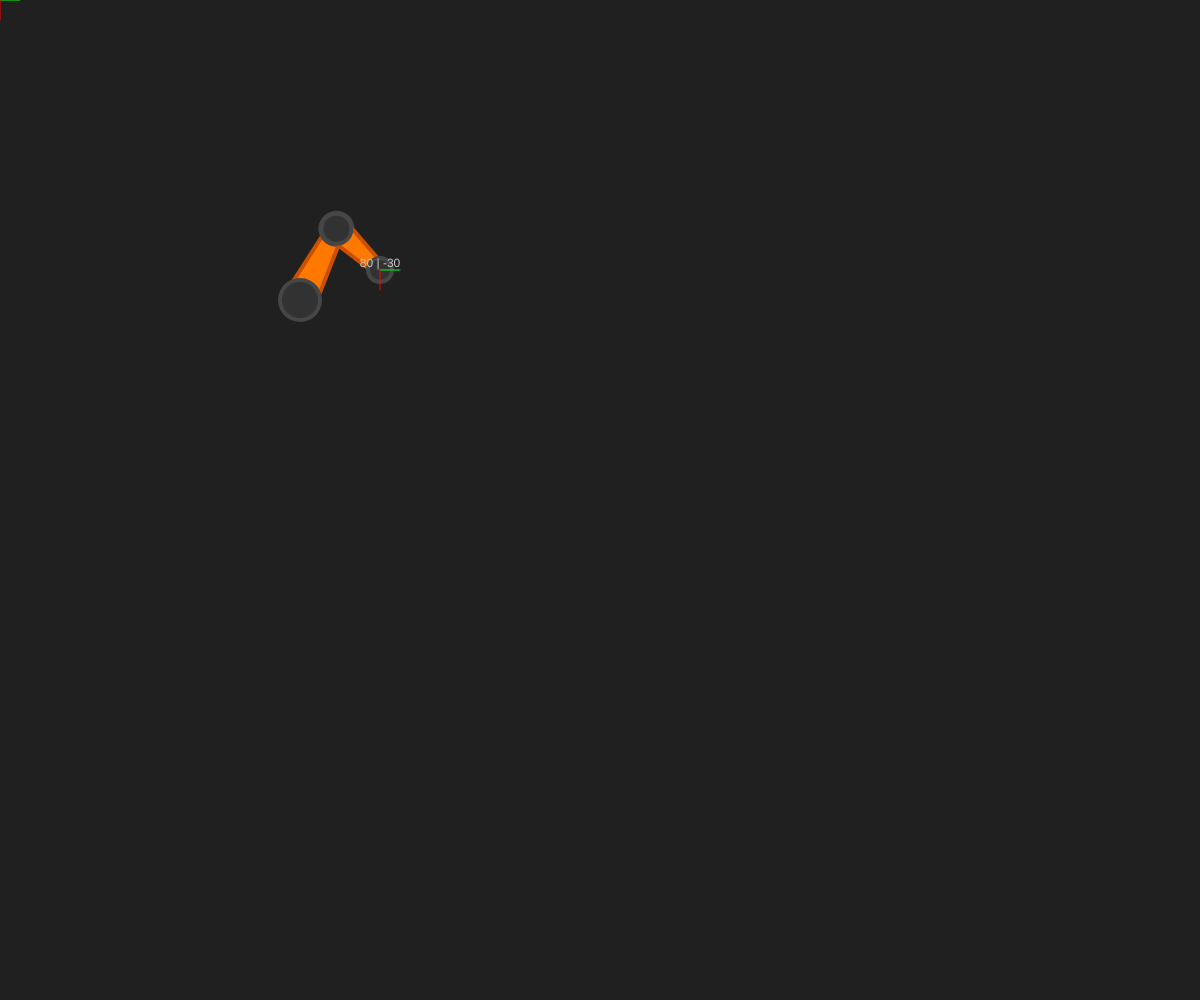
Frame 1 (no input)
Frame 60 (no input): identical to frame 1, image omitted
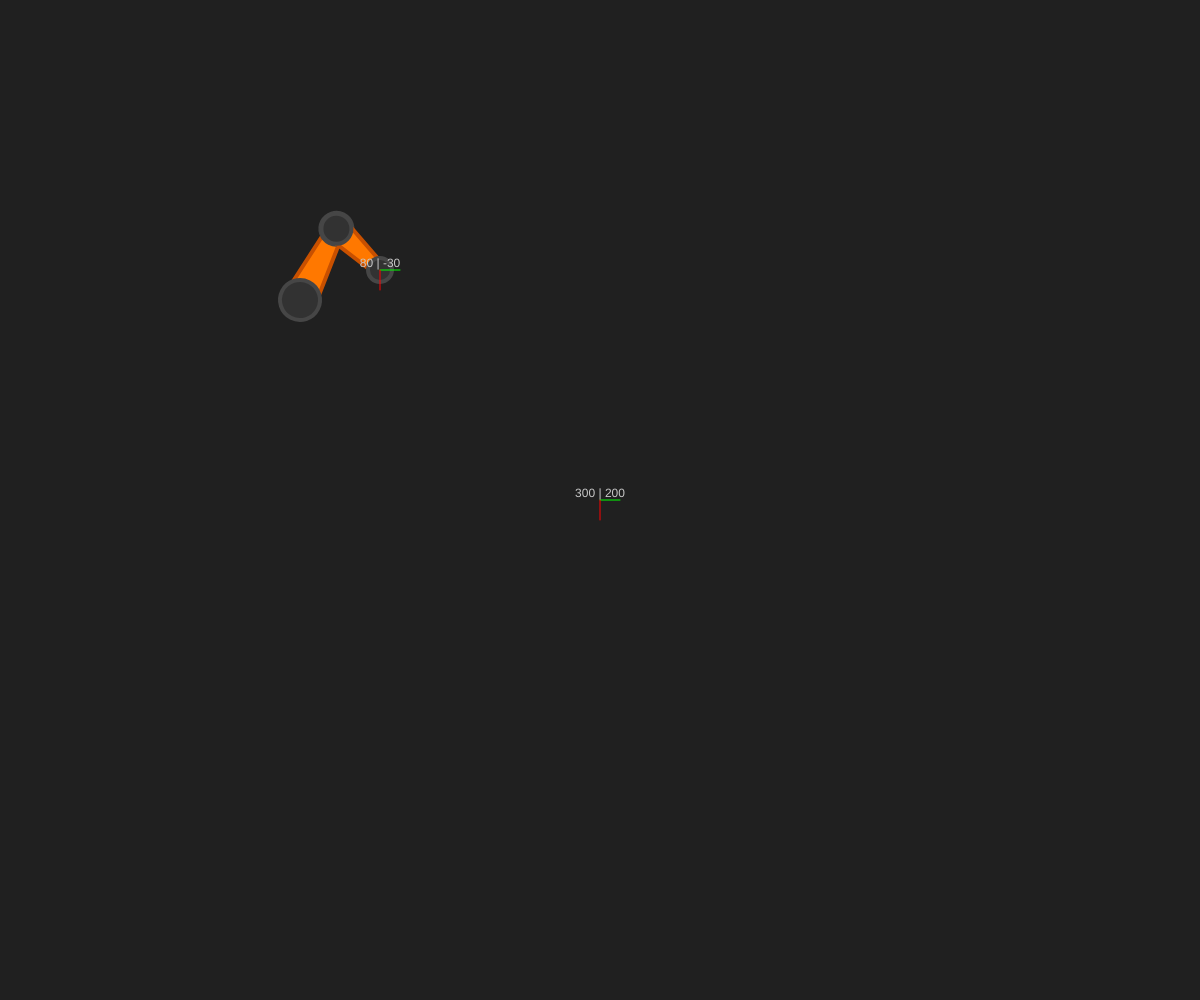
Frame 120 (the mouse pressed at the canvas centre since frame 60)

The p5.js sketch that drew these frames (run headless with seeded random() and noise() and a simulated clock; from frame 60 on, the mouse is pressed at the canvas centre):

// p5.js sketch
// ── sketch.js
const BG_COLOR = 32;

let robot = {};
let mouse = {};

// TODO: Fix movement in the left side of the unit circle
// TODO: Fix movement for x|y values outside the reach of the arm

function setup() {
  robot = new RobotArm(createVector(300, 300), 80, 60);
  mouse = new CrossHair(createVector(300, 300), createVector(300, 300));

  createCanvas(window.innerWidth, window.innerHeight);
}

function draw() {
  background(BG_COLOR);

  // Logger
  if (frameCount % 30 == 0) console.log(robot.q1, robot.q2);

  mouse.origin.x = mouseX;
  mouse.origin.y = mouseY;

  robot.update();
  robot.draw();
  mouse.draw();
}

class RobotArm {
  constructor(v, upperArmLength = 80, lowerArmLength = 60) {
    this.origin = v;
    this.upperArm = new Arm(this.origin, upperArmLength);
    this.lowerArm = new Arm(this.upperArm.end, lowerArmLength);
    this.endEffector = new CrossHair(this.lowerArm.end, this.origin);

    this.position = createVector(upperArmLength, -lowerArmLength / 2);
    this.previousPosition = null;
    this.targetPosition = this.position.copy();
    this.ticks = 0;
  }

  // Inverse Kinematics
  set x(v) {
    this.position.x = v - this.origin.x;
  }
  set y(v) {
    this.position.y = v - this.origin.y;
  }
  get a1() {
    return this.upperArm.len;
  }
  get a2() {
    return this.lowerArm.len;
  }
  get q1() {
    return (
      atan(this.position.y / this.position.x) - atan((this.a2 * sin(this.q2)) / (this.a1 + this.a2 * cos(this.q2)))
    );
  }
  get q2() {
    return acos((this.position.x ** 2 + this.position.y ** 2 - this.a1 ** 2 - this.a2 ** 2) / (2 * this.a1 * this.a2));
  }

  goto = (x, y) => {
    this.targetPosition = createVector(x, y);
  };

  update = () => {
    if (!this.targetPosition.equals(this.position)) {
      // Get previous position
      if (!this.previousPosition) this.previousPosition = this.position.copy();

      // Lerp incrementally, increment counter
      this.position = p5.Vector.lerp(this.previousPosition, this.targetPosition, this.ticks);
      this.ticks += 0.01;

      // Position reached, clear
      if (this.ticks >= 1) {
        this.previousPosition = null;
        this.targetPosition = this.position.copy();
        this.ticks = 0;
      }
    }

    // Update angles using the inverse kinematic model
    this.upperArm.angle = -this.q1;
    this.lowerArm.angle = -(this.q1 + this.q2);
    this.upperArm.update();
    this.lowerArm.update();
  };

  draw = () => {
    this.upperArm.draw();
    this.lowerArm.draw();
    this.endEffector.draw();
  };
}

class CrossHair {
  constructor(v, offset = createVector(0, 0)) {
    this.origin = v;
    this.offset = offset;
  }

  draw() {
    push();
    translate(this.origin);
    strokeWeight(1);

    stroke(0, 255, 0);
    line(0, 0, 20, 0);
    stroke(255, 0, 0);
    line(0, 0, 0, 20);

    noStroke();
    fill(200);
    textAlign(CENTER, BOTTOM);
    text(`${(this.origin.x - this.offset.x).toFixed(0)} | ${(this.origin.y - this.offset.y).toFixed(0)}`, 0, 0);
    pop();
  }
}

class Arm {
  constructor(v, len = 80) {
    this.origin = v;
    this.end = createVector(this.origin.x + len, this.origin.y);
    this.angle = 0;
    this.angleOfs = PI / 2;
    this.len = len;
  }

  get pos() {
    return this.end;
  }
  get θ() {
    return this.angleOfs + this.angle;
  }

  get x() {
    this.end.x = this.len * sin(this.θ) + this.origin.x;
    return this.end.x;
  }

  get y() {
    this.end.y = this.len * cos(this.θ) + this.origin.y;
    return this.end.y;
  }

  update = () => {
    this.end.x = this.len * sin(this.θ) + this.origin.x;
    this.end.y = this.len * cos(this.θ) + this.origin.y;
  };

  draw = () => {
    push();
    translate(this.origin);
    rotate(-this.θ);
    strokeWeight(4);

    const lowerJointSize = this.len * 0.5; //0.7
    const upperJointSize = this.len * 0.4; //0.5
    const lowerArmWidth = this.len * 0.2; //0.3
    const upperArmWidth = this.len * 0.1; //0.2

    fill(255, 120, 0);
    stroke(200, 80, 0);

    quad(lowerArmWidth, 0, -lowerArmWidth, 0, -upperArmWidth, this.len, upperArmWidth, this.len);

    fill(50);
    stroke(70);

    ellipse(0, 0, lowerJointSize, lowerJointSize);
    ellipse(0, this.len, upperJointSize, upperJointSize);
    pop();
  };
}
